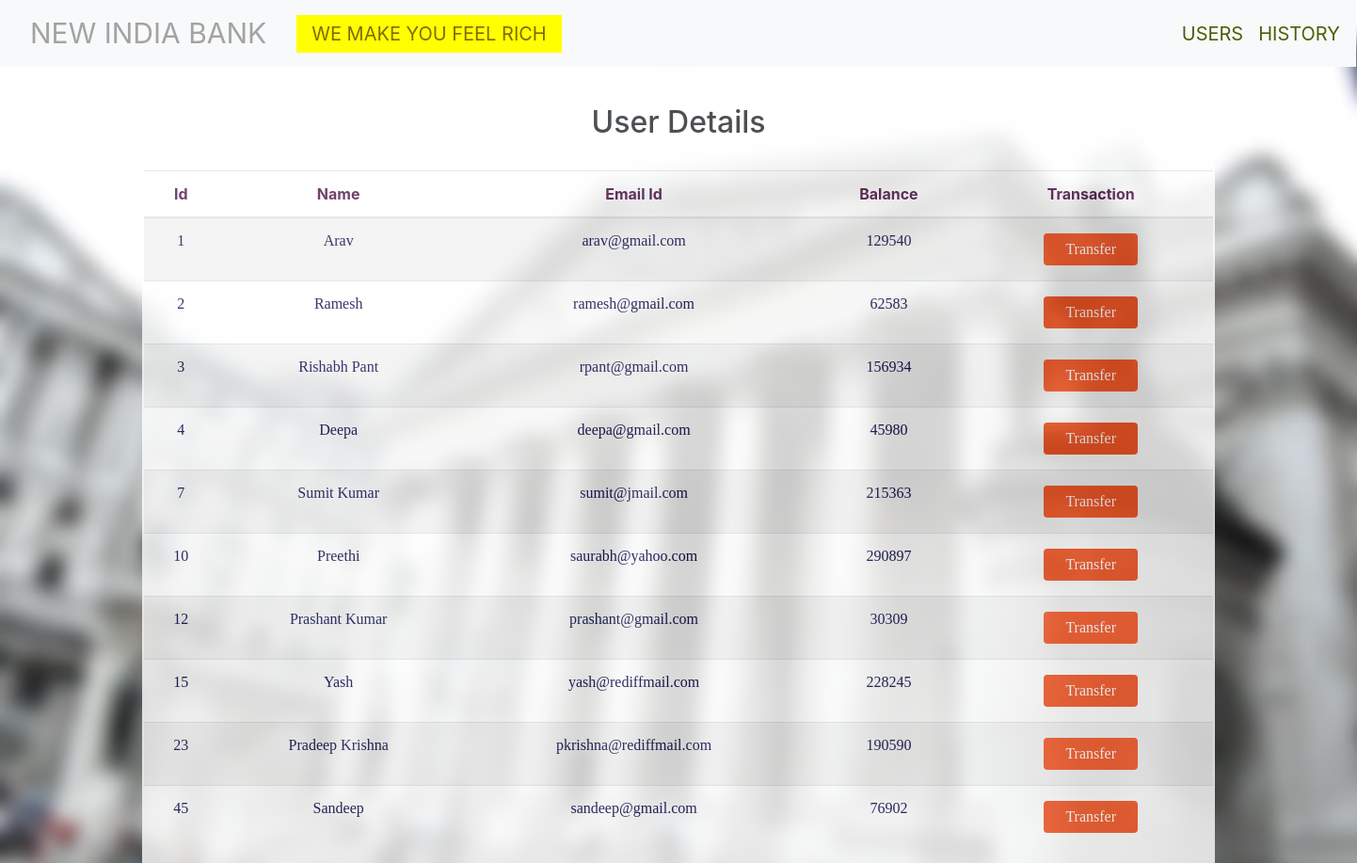
Page /viewusers.php on the committed database.
### tables this page shows
CREATE TABLE `users` (
  `id` int(11) NOT NULL,
  `name` varchar(50) NOT NULL,
  `email` varchar(50) NOT NULL,
  `credits` int(10) NOT NULL
);

### viewusers.php (the view, shortened to what this page needs)
<!DOCTYPE html>
<html lang="en">
<head>
    <link rel="stylesheet" href="https://maxcdn.bootstrapcdn.com/bootstrap/4.0.0/css/bootstrap.min.css">
</head>
<body >
<div class=bg-image>
<?php
    require 'conf.php';
    $query = "SELECT * FROM users";
    $result = mysqli_query($conn,$query);
?>
<header>
  <?php
  include 'navbar.php';
  ?></header>
    <div class="container divStyle">
        <h2>User Details</h2>
        <br>
        <div class="row">
            <div class="col">
                    <div class="table-responsive-sm">
                    <table border="0" class="table table-striped tabletext table-hover table-striped table-condensed">
                        <thead>
                            <tr>
                            <th scope="col">Id</th>
                            <th scope="col">Name</th>
                            <th scope="col">Email Id</th>
                            <th scope="col">Balance</th>
                            <th scope="col">Transaction</th>
                            </tr>
                        </thead>
                        <tbody>
                <?php
                    while($rows=mysqli_fetch_array($result)){
                ?>
                    <tr>
                        <td><?php echo $rows['id'] ?></td>
                        <td><?php echo $rows['name']?></td>
                        <td><?php echo $rows['email']?></td>
                        <td><?php echo $rows['credits']?></td>
                        <td><a href="selectedUserdetail.php?id= <?php echo $rows['id'] ;?>"> <button type="button" class="button"><span>Transfer</span></button></a></td>
                    </tr>
                <?php
                    }
                 ?>
                        </tbody>
                    </table>
                    </div>
                </div>
            </div>
            </div>
</body>
</html>

### navbar.php (shortened to what this page needs)
<nav class="navbar navbar-expand navbar-light bg-light  ml-auto">
<a class="navbar-brand  nav-link" href="index.php" style="color: #A3A3A3; font-size:30px;">NEW INDIA BANK</a><br></br>
<a class="navbar-brand navbar nav-link"  style="color: #846907; font-size:20px; background-color: yellow;">WE MAKE YOU FEEL RICH               </a>
<div class="collapse navbar-collapse" id="collapsenav">
            <ul class="navbar-nav ">
              <li class="nav-item">
                <a class="nav-link" href="viewusers.php" style="color: #496006; font-size:20px; text-align:right;">USERS </a>
              </li>
              <li class="nav-item">
                <a class="nav-link" href="transactionDetails.php" style="color: #496006; font-size:20px; text-align:right;">HISTORY</a>
              </li>
      </div>
       </body>
       </html>

### viewusers.php (style rules this page uses)
.container { padding-top: 40px; padding-left: 2px; padding-right: 2px; text-align: center; background: white; opacity:0.8; }
.button { border-radius: 4px; background-color: #f4511e; border: none; color: #FFFFFF; text-align: center; font-size: 16px; padding: 5px; width: 100px; transition: all 0.5s; cursor: pointer; margin: 4px; }
.button span { cursor: pointer; display: inline-block; position: relative; transition: 0.5s; }
.button span:after { content: '\00bb'; position: absolute; opacity: 0; top: 0; right: -20px; transition: 0.5s; }
.row { color:#4e0541; font-size:16px; }
body { background-image: url('10.jpg'); background-repeat: no-repeat; background-position: 0px 0px; background-size: cover; }
th { color: #4d1347; }
td { color: #070949; font-family: Comic Sans MS; }

### navbar.php (style rules this page uses)
.navbar-nav { margin-left: 650px; }
.navbar { margin-right:1px; }

### rows in the picture
users: id "1", name "Arav", email "arav@gmail.com", credits "129540"
users: id "2", name "Ramesh", email "ramesh@gmail.com", credits "62583"
users: id "3", name "Rishabh Pant", email "rpant@gmail.com", credits "156934"
users: id "4", name "Deepa", email "deepa@gmail.com", credits "45980"
users: id "7", name "Sumit Kumar", email "sumit@jmail.com", credits "215363"
users: id "10", name "Preethi", email "saurabh@yahoo.com", credits "290897"
users: id "12", name "Prashant Kumar", email "prashant@gmail.com", credits "30309"
users: id "15", name "Yash", email "yash@rediffmail.com", credits "228245"
users: id "23", name "Pradeep Krishna", email "pkrishna@rediffmail.com", credits "190590"
users: id "45", name "Sandeep", email "sandeep@gmail.com", credits "76902"
